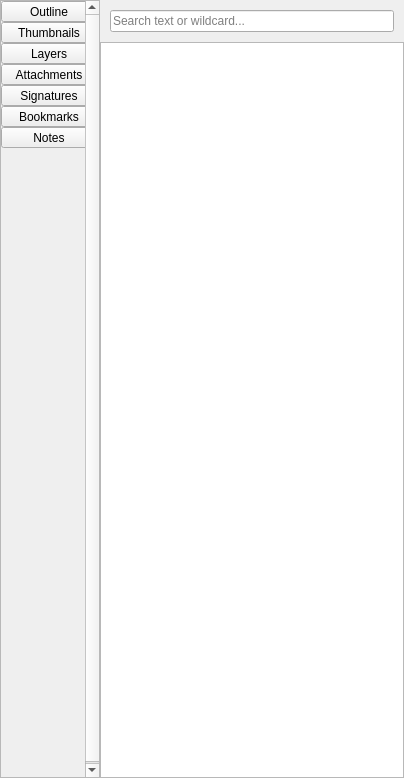
<?xml version="1.0" encoding="UTF-8"?>
<ui version="4.0">
 <class>PDFSidebarWidget</class>
 <widget class="QWidget" name="PDFSidebarWidget">
  <property name="geometry">
   <rect>
    <x>0</x>
    <y>0</y>
    <width>404</width>
    <height>778</height>
   </rect>
  </property>
  <layout class="QHBoxLayout" name="sidebarLayout" stretch="0,1">
   <property name="spacing">
    <number>0</number>
   </property>
   <property name="leftMargin">
    <number>0</number>
   </property>
   <property name="topMargin">
    <number>0</number>
   </property>
   <property name="rightMargin">
    <number>0</number>
   </property>
   <property name="bottomMargin">
    <number>0</number>
   </property>
   <item>
    <widget class="QScrollArea" name="scrollArea">
     <property name="minimumSize">
      <size>
       <width>96</width>
       <height>0</height>
      </size>
     </property>
     <property name="horizontalScrollBarPolicy">
      <enum>Qt::ScrollBarPolicy::ScrollBarAlwaysOff</enum>
     </property>
     <property name="widgetResizable">
      <bool>false</bool>
     </property>
     <widget class="QWidget" name="scrollAreaWidgetContents">
      <property name="geometry">
       <rect>
        <x>0</x>
        <y>0</y>
        <width>98</width>
        <height>778</height>
       </rect>
      </property>
      <layout class="QVBoxLayout" name="scrollAreaLayout">
       <property name="leftMargin">
        <number>0</number>
       </property>
       <property name="topMargin">
        <number>0</number>
       </property>
       <property name="rightMargin">
        <number>0</number>
       </property>
       <property name="bottomMargin">
        <number>0</number>
       </property>
       <item>
        <layout class="QVBoxLayout" name="verticalLayout">
         <property name="spacing">
          <number>0</number>
         </property>
         <item>
          <widget class="QToolButton" name="outlineButton">
           <property name="minimumSize">
            <size>
             <width>96</width>
             <height>0</height>
            </size>
           </property>
           <property name="font">
            <font>
             <bold>false</bold>
            </font>
           </property>
           <property name="text">
            <string>Outline</string>
           </property>
           <property name="icon">
            <iconset resource="pdf4qtlibgui.qrc">
             <normaloff>:/resources/sidebar-outline.svg</normaloff>:/resources/sidebar-outline.svg</iconset>
           </property>
           <property name="iconSize">
            <size>
             <width>64</width>
             <height>64</height>
            </size>
           </property>
           <property name="checkable">
            <bool>true</bool>
           </property>
           <property name="toolButtonStyle">
            <enum>Qt::ToolButtonStyle::ToolButtonTextUnderIcon</enum>
           </property>
           <property name="flat" stdset="0">
            <bool>true</bool>
           </property>
          </widget>
         </item>
         <item>
          <widget class="QToolButton" name="thumbnailsButton">
           <property name="minimumSize">
            <size>
             <width>96</width>
             <height>0</height>
            </size>
           </property>
           <property name="text">
            <string>Thumbnails</string>
           </property>
           <property name="icon">
            <iconset resource="pdf4qtlibgui.qrc">
             <normaloff>:/resources/sidebar-thumbnails.svg</normaloff>:/resources/sidebar-thumbnails.svg</iconset>
           </property>
           <property name="iconSize">
            <size>
             <width>64</width>
             <height>64</height>
            </size>
           </property>
           <property name="checkable">
            <bool>true</bool>
           </property>
           <property name="toolButtonStyle">
            <enum>Qt::ToolButtonStyle::ToolButtonTextUnderIcon</enum>
           </property>
           <property name="flat" stdset="0">
            <bool>true</bool>
           </property>
          </widget>
         </item>
         <item>
          <widget class="QToolButton" name="optionalContentButton">
           <property name="minimumSize">
            <size>
             <width>96</width>
             <height>0</height>
            </size>
           </property>
           <property name="text">
            <string>Layers</string>
           </property>
           <property name="toolTip">
            <string>Layers - show, hide, print, create and order the layers; the new drawings go in the active layer (bold)</string>
           </property>
           <property name="icon">
            <iconset resource="pdf4qtlibgui.qrc">
             <normaloff>:/resources/sidebar-layers.svg</normaloff>:/resources/sidebar-layers.svg</iconset>
           </property>
           <property name="iconSize">
            <size>
             <width>64</width>
             <height>64</height>
            </size>
           </property>
           <property name="checkable">
            <bool>true</bool>
           </property>
           <property name="toolButtonStyle">
            <enum>Qt::ToolButtonStyle::ToolButtonTextUnderIcon</enum>
           </property>
           <property name="flat" stdset="0">
            <bool>true</bool>
           </property>
          </widget>
         </item>
         <item>
          <widget class="QToolButton" name="attachmentsButton">
           <property name="minimumSize">
            <size>
             <width>96</width>
             <height>0</height>
            </size>
           </property>
           <property name="text">
            <string>Attachments</string>
           </property>
           <property name="icon">
            <iconset resource="pdf4qtlibgui.qrc">
             <normaloff>:/resources/sidebar-attachment.svg</normaloff>:/resources/sidebar-attachment.svg</iconset>
           </property>
           <property name="iconSize">
            <size>
             <width>64</width>
             <height>64</height>
            </size>
           </property>
           <property name="checkable">
            <bool>true</bool>
           </property>
           <property name="toolButtonStyle">
            <enum>Qt::ToolButtonStyle::ToolButtonTextUnderIcon</enum>
           </property>
           <property name="flat" stdset="0">
            <bool>true</bool>
           </property>
          </widget>
         </item>
         <item>
          <widget class="QToolButton" name="signaturesButton">
           <property name="minimumSize">
            <size>
             <width>96</width>
             <height>0</height>
            </size>
           </property>
           <property name="text">
            <string>Signatures</string>
           </property>
           <property name="icon">
            <iconset resource="pdf4qtlibgui.qrc">
             <normaloff>:/resources/sidebar-signature.svg</normaloff>:/resources/sidebar-signature.svg</iconset>
           </property>
           <property name="iconSize">
            <size>
             <width>64</width>
             <height>64</height>
            </size>
           </property>
           <property name="checkable">
            <bool>true</bool>
           </property>
           <property name="toolButtonStyle">
            <enum>Qt::ToolButtonStyle::ToolButtonTextUnderIcon</enum>
           </property>
           <property name="flat" stdset="0">
            <bool>true</bool>
           </property>
          </widget>
         </item>
         <item>
          <widget class="QToolButton" name="bookmarksButton">
           <property name="minimumSize">
            <size>
             <width>96</width>
             <height>0</height>
            </size>
           </property>
           <property name="text">
            <string>Bookmarks</string>
           </property>
           <property name="icon">
            <iconset resource="pdf4qtlibgui.qrc">
             <normaloff>:/resources/sidebar-favourites.svg</normaloff>:/resources/sidebar-favourites.svg</iconset>
           </property>
           <property name="iconSize">
            <size>
             <width>64</width>
             <height>64</height>
            </size>
           </property>
           <property name="checkable">
            <bool>true</bool>
           </property>
           <property name="toolButtonStyle">
            <enum>Qt::ToolButtonStyle::ToolButtonTextUnderIcon</enum>
           </property>
          </widget>
         </item>
         <item>
          <widget class="QToolButton" name="notesButton">
           <property name="minimumSize">
            <size>
             <width>96</width>
             <height>0</height>
            </size>
           </property>
           <property name="text">
            <string>Notes</string>
           </property>
           <property name="icon">
            <iconset resource="pdf4qtlibgui.qrc">
             <normaloff>:/resources/sidebar-annotations.svg</normaloff>:/resources/sidebar-annotations.svg</iconset>
           </property>
           <property name="iconSize">
            <size>
             <width>64</width>
             <height>64</height>
            </size>
           </property>
           <property name="shortcut">
            <string>Ctrl+S</string>
           </property>
           <property name="toolButtonStyle">
            <enum>Qt::ToolButtonStyle::ToolButtonTextUnderIcon</enum>
           </property>
          </widget>
         </item>
         <item>
          <spacer name="buttonSpacer">
           <property name="orientation">
            <enum>Qt::Orientation::Vertical</enum>
           </property>
           <property name="sizeHint" stdset="0">
            <size>
             <width>0</width>
             <height>0</height>
            </size>
           </property>
          </spacer>
         </item>
        </layout>
       </item>
      </layout>
     </widget>
    </widget>
   </item>
   <item>
    <widget class="QStackedWidget" name="stackedWidget">
     <property name="currentIndex">
      <number>6</number>
     </property>
     <widget class="QWidget" name="emptyPage"/>
     <widget class="QWidget" name="outlinePage">
      <layout class="QVBoxLayout" name="outlinePageLayout">
       <property name="spacing">
        <number>0</number>
       </property>
       <property name="leftMargin">
        <number>0</number>
       </property>
       <property name="topMargin">
        <number>0</number>
       </property>
       <property name="rightMargin">
        <number>0</number>
       </property>
       <property name="bottomMargin">
        <number>0</number>
       </property>
       <item>
        <layout class="QHBoxLayout" name="outlineSearchLayout">
         <property name="leftMargin">
          <number>10</number>
         </property>
         <property name="topMargin">
          <number>10</number>
         </property>
         <property name="rightMargin">
          <number>10</number>
         </property>
         <property name="bottomMargin">
          <number>10</number>
         </property>
         <item>
          <widget class="QLineEdit" name="outlineSearchLineEdit">
           <property name="placeholderText">
            <string>Search text or wildcard...</string>
           </property>
           <property name="clearButtonEnabled">
            <bool>true</bool>
           </property>
          </widget>
         </item>
        </layout>
       </item>
       <item>
        <widget class="QTreeView" name="outlineTreeView"/>
       </item>
      </layout>
     </widget>
     <widget class="QWidget" name="thumbnailsPage">
      <layout class="QVBoxLayout" name="thumbnailsLayout">
       <property name="spacing">
        <number>0</number>
       </property>
       <property name="leftMargin">
        <number>0</number>
       </property>
       <property name="topMargin">
        <number>0</number>
       </property>
       <property name="rightMargin">
        <number>0</number>
       </property>
       <property name="bottomMargin">
        <number>0</number>
       </property>
       <item>
        <widget class="QWidget" name="thumbnailsToolbarWidget" native="true">
         <layout class="QHBoxLayout" name="thumbnailsToolbarLayout">
          <item>
           <widget class="QToolButton" name="synchronizeThumbnailsButton">
            <property name="toolTip">
             <string>Synchronize thumbnails with current page</string>
            </property>
            <property name="icon">
             <iconset resource="pdf4qtlibgui.qrc">
              <normaloff>:/resources/synchronize.svg</normaloff>:/resources/synchronize.svg</iconset>
            </property>
            <property name="checkable">
             <bool>true</bool>
            </property>
            <property name="checked">
             <bool>true</bool>
            </property>
           </widget>
          </item>
          <item>
           <widget class="QSlider" name="thumbnailsSizeSlider">
            <property name="minimum">
             <number>1</number>
            </property>
            <property name="maximum">
             <number>6</number>
            </property>
            <property name="value">
             <number>3</number>
            </property>
            <property name="orientation">
             <enum>Qt::Orientation::Horizontal</enum>
            </property>
           </widget>
          </item>
         </layout>
        </widget>
       </item>
       <item>
        <widget class="QListView" name="thumbnailsListView">
         <property name="movement">
          <enum>QListView::Movement::Static</enum>
         </property>
         <property name="resizeMode">
          <enum>QListView::ResizeMode::Adjust</enum>
         </property>
         <property name="viewMode">
          <enum>QListView::ViewMode::IconMode</enum>
         </property>
         <property name="itemAlignment">
          <set>Qt::AlignmentFlag::AlignBottom|Qt::AlignmentFlag::AlignHCenter</set>
         </property>
        </widget>
       </item>
      </layout>
     </widget>
     <widget class="QWidget" name="optionalContentPage">
      <layout class="QVBoxLayout" name="optionalContentPageLayout">
       <property name="spacing">
        <number>0</number>
       </property>
       <property name="leftMargin">
        <number>0</number>
       </property>
       <property name="topMargin">
        <number>0</number>
       </property>
       <property name="rightMargin">
        <number>0</number>
       </property>
       <property name="bottomMargin">
        <number>0</number>
       </property>
       <item>
        <widget class="QTreeView" name="optionalContentTreeView"/>
       </item>
      </layout>
     </widget>
     <widget class="QWidget" name="attachmentsPage">
      <layout class="QVBoxLayout" name="attachmentsPageLayout">
       <property name="leftMargin">
        <number>0</number>
       </property>
       <property name="topMargin">
        <number>0</number>
       </property>
       <property name="rightMargin">
        <number>0</number>
       </property>
       <property name="bottomMargin">
        <number>0</number>
       </property>
       <item>
        <widget class="QTreeView" name="attachmentsTreeView"/>
       </item>
      </layout>
     </widget>
     <widget class="QWidget" name="bookmarksPage">
      <layout class="QVBoxLayout" name="verticalLayout_3">
       <property name="leftMargin">
        <number>0</number>
       </property>
       <property name="topMargin">
        <number>0</number>
       </property>
       <property name="rightMargin">
        <number>0</number>
       </property>
       <property name="bottomMargin">
        <number>0</number>
       </property>
       <item>
        <widget class="QListView" name="bookmarksView">
         <property name="editTriggers">
          <set>QAbstractItemView::EditTrigger::NoEditTriggers</set>
         </property>
         <property name="wordWrap">
          <bool>true</bool>
         </property>
        </widget>
       </item>
      </layout>
     </widget>
     <widget class="QWidget" name="notesPage">
      <layout class="QVBoxLayout" name="notesPageLayout">
       <property name="spacing">
        <number>0</number>
       </property>
       <property name="leftMargin">
        <number>0</number>
       </property>
       <property name="topMargin">
        <number>0</number>
       </property>
       <property name="rightMargin">
        <number>0</number>
       </property>
       <property name="bottomMargin">
        <number>0</number>
       </property>
       <item>
        <widget class="QWidget" name="widget" native="true">
         <layout class="QVBoxLayout" name="notesSearchLayout">
          <property name="leftMargin">
           <number>10</number>
          </property>
          <property name="topMargin">
           <number>10</number>
          </property>
          <property name="rightMargin">
           <number>10</number>
          </property>
          <property name="bottomMargin">
           <number>10</number>
          </property>
          <item>
           <widget class="QLineEdit" name="notesSearchLineEdit">
            <property name="placeholderText">
             <string>Search text or wildcard...</string>
            </property>
            <property name="clearButtonEnabled">
             <bool>true</bool>
            </property>
           </widget>
          </item>
         </layout>
        </widget>
       </item>
       <item>
        <widget class="QTreeView" name="notesTreeView">
         <property name="contextMenuPolicy">
          <enum>Qt::ContextMenuPolicy::CustomContextMenu</enum>
         </property>
         <property name="wordWrap">
          <bool>true</bool>
         </property>
        </widget>
       </item>
      </layout>
     </widget>
     <widget class="QWidget" name="signaturesPage">
      <layout class="QVBoxLayout" name="signaturesPageLayout">
       <property name="leftMargin">
        <number>0</number>
       </property>
       <property name="topMargin">
        <number>0</number>
       </property>
       <property name="rightMargin">
        <number>0</number>
       </property>
       <property name="bottomMargin">
        <number>0</number>
       </property>
       <item>
        <widget class="QTreeWidget" name="signatureTreeWidget">
         <property name="wordWrap">
          <bool>true</bool>
         </property>
         <property name="headerHidden">
          <bool>true</bool>
         </property>
         <column>
          <property name="text">
           <string notr="true">1</string>
          </property>
         </column>
        </widget>
       </item>
      </layout>
     </widget>
    </widget>
   </item>
  </layout>
 </widget>
 <resources>
  <include location="pdf4qtlibgui.qrc"/>
 </resources>
 <connections/>
</ui>
